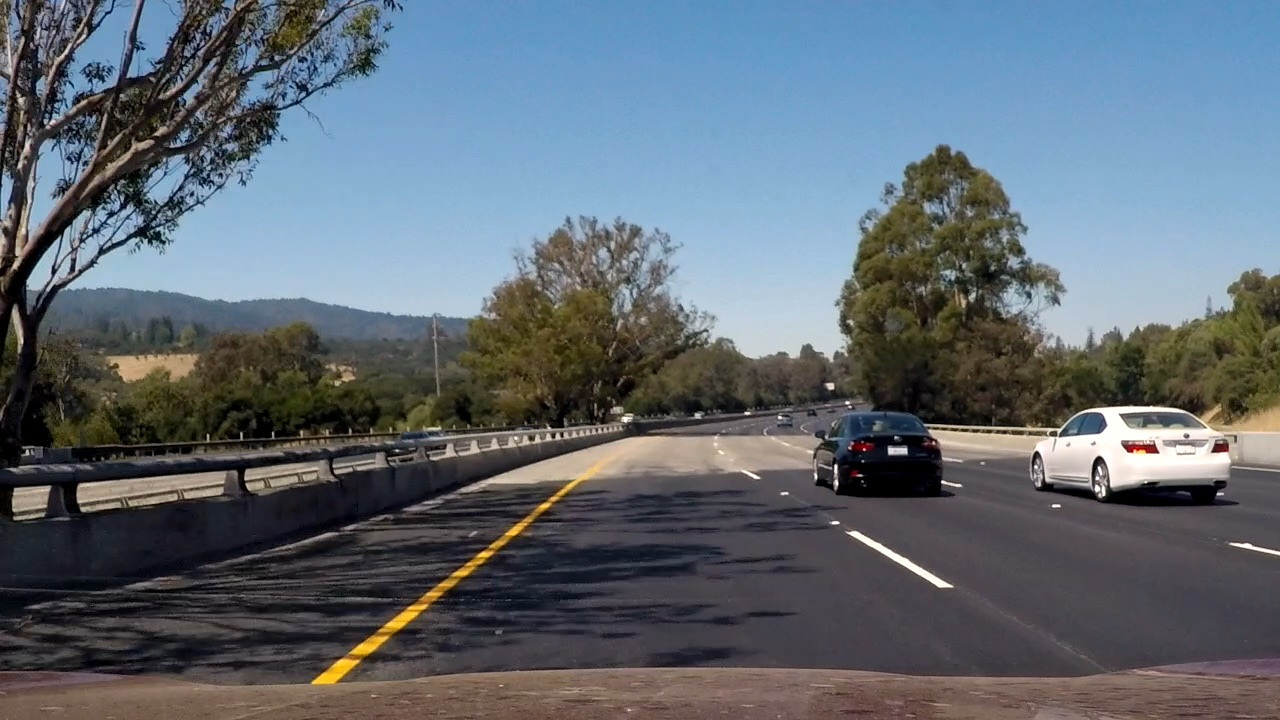
#> input picture test_images/challenge_shadows.jpg, 1280 x 720 px
$ jupyter execute --allow-errors P1-finding_lane_lines.ipynb   (shell and % lines are left out)
#> lines starting #> are read from the running program, lines starting #| are printed output that depends on the picture; after the words box and inside, x2 and y2 are one past the last pixel; in counts of white or black regions, pixels touching at a corner belong together
# Self-Driving Car Engineer Nanodegree

## Project: **Finding Lane Lines on the Road**
***
In this project, you will use the tools you learned about in the lesson to identify lane lines on the road.  You can develop your pipeline on a series of individual images, and later apply the result to a video stream (really just a series of images). Check out the video clip "raw-lines-example.mp4" (also contained in this repository) to see what the output should look like after using the helper functions below.

Once you have a result that looks roughly like "raw-lines-example.mp4", you'll need to get creative and try to average and/or extrapolate the line segments you've detected to map out the full extent of the lane lines.  You can see an example of the result you're going for in the video "P1_example.mp4".  Ultimately, you would like to draw just one line for the left side of the lane, and one for the right.

In addition to implementing code, there is a brief writeup to complete. The writeup should be completed in a separate file, which can be either a markdown file or a pdf document. There is a [write up template](https://github.com/udacity/CarND-LaneLines-P1/blob/master/writeup_template.md) that can be used to guide the writing process. Completing both the code in the Ipython notebook and the writeup template will cover all of the [rubric points](https://review.udacity.com/#!/rubrics/322/view) for this project.

---
Let's have a look at our first image called 'test_images/solidWhiteRight.jpg'.  Run the 2 cells below (hit Shift-Enter or the "play" button above) to display the image.

**Note: If, at any point, you encounter frozen display windows or other confounding issues, you can always start again with a clean slate by going to the "Kernel" menu above and selecting "Restart & Clear Output".**

---

## Import Packages

[cell 1]
#importing some useful packages
import matplotlib.pyplot as plt
import matplotlib.image as mpimg
import numpy as np
import cv2
import os

## Read in an Image

#> (a cell that did not finish here is left out)

## Helper Functions

The draw_lines() helper function has been modified in this section.

[cell 3]
import math

def grayscale(img):
    """Applies the Grayscale transform
    This will return an image with only one color channel
    but NOTE: to see the returned image as grayscale
    (assuming your grayscaled image is called 'gray')
    you should call plt.imshow(gray, cmap='gray')"""
    return cv2.cvtColor(img, cv2.COLOR_RGB2GRAY)
    # Or use BGR2GRAY if you read an image with cv2.imread()
    # return cv2.cvtColor(img, cv2.COLOR_BGR2GRAY)

def canny(img, low_threshold, high_threshold):
    """Applies the Canny transform"""
    return cv2.Canny(img, low_threshold, high_threshold)

def gaussian_blur(img, kernel_size):
    """Applies a Gaussian Noise kernel"""
    return cv2.GaussianBlur(img, (kernel_size, kernel_size), 0)

def region_of_interest(img, vertices):
    """
    Applies an image mask.

    Only keeps the region of the image defined by the polygon
    formed from `vertices`. The rest of the image is set to black.
    """
    #defining a blank mask to start with
    mask = np.zeros_like(img)

    #defining a 3 channel or 1 channel color to fill the mask with depending on the input image
    if len(img.shape) > 2:
        channel_count = img.shape[2]  # i.e. 3 or 4 depending on your image
        ignore_mask_color = (255,) * channel_count
    else:
        ignore_mask_color = 255

    #filling pixels inside the polygon defined by "vertices" with the fill color
    cv2.fillPoly(mask, vertices, ignore_mask_color)

    #returning the image only where mask pixels are nonzero
    masked_image = cv2.bitwise_and(img, mask)
    return masked_image


def draw_lines(img, lines, color=[255, 0, 0], thickness=2):
    """
    NOTE: this is the function you might want to use as a starting point once you want to
    average/extrapolate the line segments you detect to map out the full
    extent of the lane (going from the result shown in raw-lines-example.mp4
    to that shown in P1_example.mp4).

    Think about things like separating line segments by their
    slope ((y2-y1)/(x2-x1)) to decide which segments are part of the left
    line vs. the right line.  Then, you can average the position of each of
    the lines and extrapolate to the top and bottom of the lane.

    This function draws `lines` with `color` and `thickness`.
    Lines are drawn on the image inplace (mutates the image).
    If you want to make the lines semi-transparent, think about combining
    this function with the weighted_img() function below
    """

    right = []
    left = []
    if not isinstance(lines, np.ndarray):
        return
    for line in lines:
        for x1,y1,x2,y2 in line:
            if x2 == x1:
                continue
            slope = ((y2-y1)/(x2-x1))
            if (abs(slope) < .45):
                continue
            if (slope > 0):
                right.append([[x1,y1,x2,y2, slope]])
            else:
                left.append([[x1,y1,x2,y2, slope]])
            # [9 lines of commented-out code are left out]
    imshape = img.shape
    ymax = imshape[0]
    yhalf = int(.4 * ymax)  # a roughly half of image measure, near the region of interest

    cum = 0
    count = 0
    cum_intercept = 0
    xint = 0

    for line in left:
        for x1,y1,x2,y2,slope in line:
            cum += slope
            count +=1
            cum_intercept += y1 - slope*x1
            xint += (ymax - (y1 - slope*x1))/slope

    if count > 0:
        avg_slope = cum/count
        avg_intercept = int(cum_intercept//count)
        avg_xint = int(xint/count)
        cv2.line(img, (avg_xint, ymax), (int(((ymax-yhalf)-(ymax - avg_slope*avg_xint))/avg_slope), ymax - yhalf), [255, 0, 0], 8)

    #print ("right lines", right)
    cum = 0
    count = 0
    cum_intercept = 0
    xint = 0

    for line in right:
        for x1,y1,x2,y2,slope in line:
            cum += slope
            count +=1
            cum_intercept += y1 - slope*x1
            xint += (ymax - (y1 - slope*x1))/slope

    if count > 0:
        avg_slope = cum/count
        avg_intercept = int(cum_intercept//count)
        avg_xint = int(xint/count)
        cv2.line(img, (avg_xint, ymax), (int(((ymax-yhalf)-(ymax - avg_slope*avg_xint))/avg_slope), ymax - yhalf), [255, 0, 0], 8)

def hough_lines(img, rho, theta, threshold, min_line_len, max_line_gap):
    """
    `img` should be the output of a Canny transform.

    Returns an image with hough lines drawn.
    """
    lines = cv2.HoughLinesP(img, rho, theta, threshold, np.array([]), minLineLength=min_line_len, maxLineGap=max_line_gap)
    line_img = np.zeros((img.shape[0], img.shape[1], 3), dtype=np.uint8)
    draw_lines(line_img, lines)
    return line_img

# Python 3 has support for cool math symbols.

def weighted_img(img, initial_img, α=0.8, β=1., λ=0.):
    """
    `img` is the output of the hough_lines(), An image with lines drawn on it.
    Should be a blank image (all black) with lines drawn on it.

    `initial_img` should be the image before any processing.

    The result image is computed as follows:

    initial_img * α + img * β + λ
    NOTE: initial_img and img must be the same shape!
    """
    return cv2.addWeighted(initial_img, α, img, β, λ)

[cell 4]
# Import everything needed to edit/save/watch video clips
from moviepy.editor import VideoFileClip
from IPython.display import HTML

[cell 5]
def process_image(image):
    return process_image_explore(image, 150, 220)

# [5 lines left out: function process_image_test_canny, not called in this run]

def process_filter_yellow_and_white(image):
    # white
    white_pixels = cv2.inRange(image, np.uint8([220, 220, 200]), np.uint8([255, 255, 255]))
    # yellow
    yellow_pixels = cv2.inRange(image, np.uint8([190, 190,   0]), np.uint8([255, 255, 255]))
    yw_pix = cv2.bitwise_or(white_pixels, yellow_pixels)
    filtered_yw = cv2.bitwise_and(image, image, mask = yw_pix)
    return filtered_yw

def process_image_test_yellow_and_white(image):
    # white
    white_pixels = cv2.inRange(image, np.uint8([220, 220, 200]), np.uint8([255, 255, 255]))
    # yellow
    yellow_pixels = cv2.inRange(image, np.uint8([190, 190,   0]), np.uint8([255, 255, 255]))
    yw_pix = cv2.bitwise_or(white_pixels, yellow_pixels)
    filtered_yw = cv2.bitwise_and(image, image, mask = yw_pix)
    gray = grayscale(filtered_yw)
    gaussi = gaussian_blur(gray, 5)
    cannyi = canny(gaussi, 150, 220)
    imshape = gaussi.shape

    vertices = np.array([[(0,imshape[0]),(.49*imshape[1], .58*imshape[0]), (.51*imshape[1], .58*imshape[0]), (imshape[1],imshape[0])]], dtype=np.int32)

    roint = region_of_interest(cannyi, vertices)

    rho = 1              # distance resolution in pixels of the Hough grid
    theta = np.pi/180    # angular resolution in radians of the Hough grid
    threshold = 7        # minimum number of votes (intersections in Hough grid cell)
    min_line_length = 50 # minimum number of pixels making up a line
    max_line_gap = 35    # maximum gap in pixels between connectable line segments

    hough_out = hough_lines(roint, rho, theta, threshold,
                            min_line_length, max_line_gap)
    result = weighted_img(hough_out, image)

    return result

# [28 lines left out: function process_image_explore, not called in this run]

## Test images with a range of canny parameters for low and high thresholds

[cell 6]
test_image = mpimg.imread("test_images/" + "challenge_shadows.jpg")
#> test_image is the input picture: shape (720, 1280, 3); mean R, G, B 96, 105.6, 114.7
plt.figure()
#> (this line was passed over: IPython is not available in this run)
plt.imshow(test_image)
#> (this line was passed over: IPython is not available in this run)

#> (the rest of this cell did not finish here and is left out)

## Helper function for displaying list of images

[cell 7]
def show_list_images(images):
    plt.figure(figsize=(20, 20))
    for i, image in enumerate(images):
        plt.subplot((len(images)+1)//3, 3, i+1)
        plt.imshow(image)
    plt.tight_layout(pad=0.4, w_pad=0.5, h_pad=1.0)
    plt.show()

## Test the yellow and white filter on the test images

[cell 8]
test_image_files = os.listdir("test_images/")
print (test_image_files)
test_image_list = []
out_image_list = []
for test_image_file in test_image_files:
    test_image = mpimg.imread("test_images/" + test_image_file)
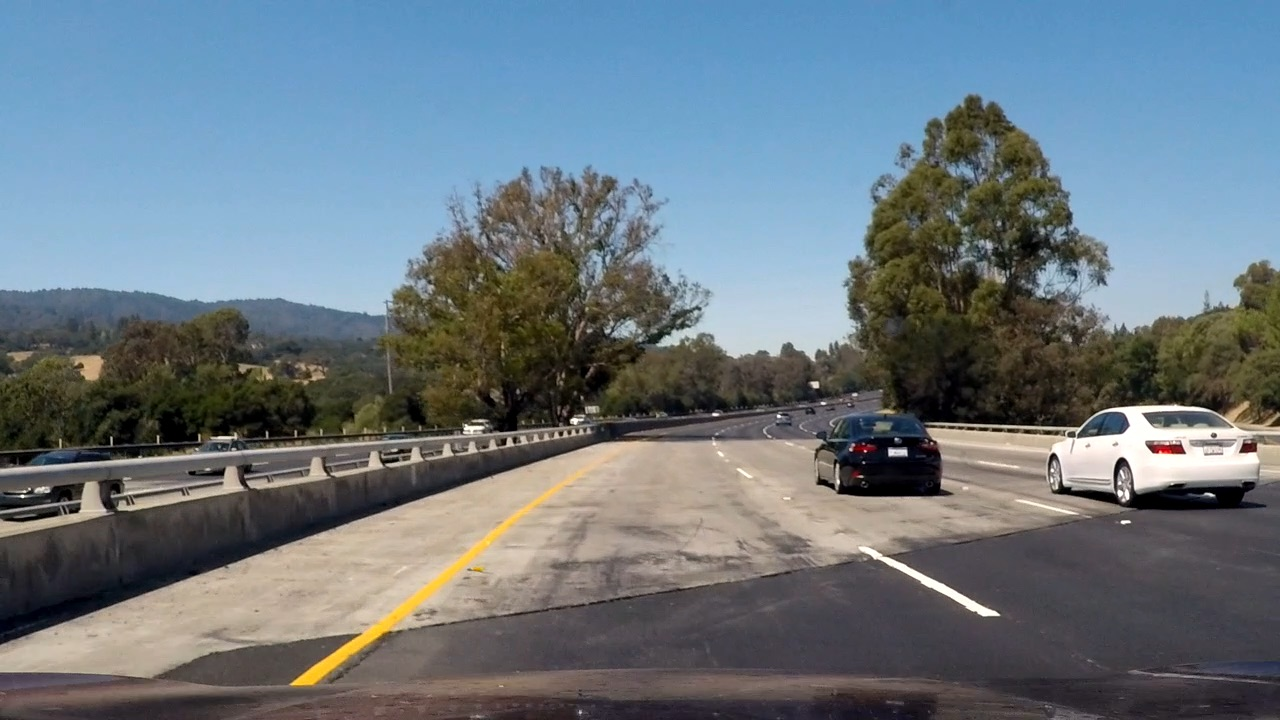
#> input picture test_images/challenge_bridge_yellow.jpg, 1280 x 720 px
#> test_image is the input picture: shape (720, 1280, 3); mean R, G, B 107.1, 119.4, 127.8
    test_image_list.append(test_image)

    proc_out_image = process_filter_yellow_and_white(test_image)
#> in process_filter_yellow_and_white, `white_pixels = cv2.inRange(image, np.uint8([220, 220, 200]), np.uint8(..`:
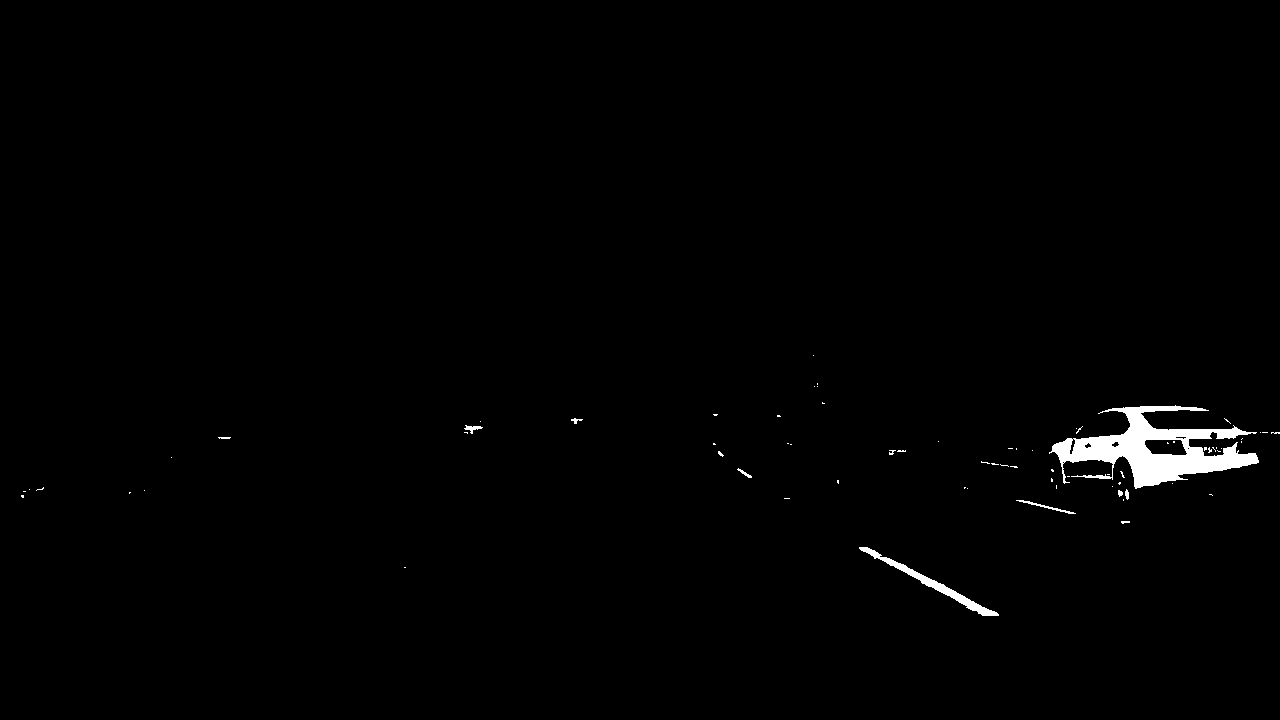
#> white_pixels: shape (720, 1280); 0.95% white; 72 white regions (61 under 20 px), largest, box (x1, y1, x2, y2) and area: (1049, 405, 1259, 489) 7007, (859, 547, 999, 616) 1029, (1016, 500, 1076, 514) 131
#> in process_filter_yellow_and_white, `yellow_pixels = cv2.inRange(image, np.uint8([190, 190,   0]), np.uint8..`: yellow_pixels: shape (720, 1280); 3.3% white; 441 white regions (367 under 20 px), largest, box (x1, y1, x2, y2) and area: (933, 405, 1280, 490) 9997, (291, 442, 644, 685) 7699, (661, 308, 855, 361) 5216
    out_image_list.append(proc_out_image)

#show_list_images(test_image_list)
show_list_images(out_image_list)
#> the loop in show_list_images, `for i, image in enumerate(images):` made 1 pass
#> (the call stopped at in show_list_images, `plt.subplot((len(images)+1)//3, 3, i+1)`: IPython is not available in this run)

## Same yellow and white filter with full pipeline

[cell 9]
test_image_files = os.listdir("test_images/")
print (test_image_files)
test_image_list = []
out_image_list = []
for test_image_file in test_image_files:
    test_image = mpimg.imread("test_images/" + test_image_file)
    test_image_list.append(test_image)

    proc_out_image = process_image_test_yellow_and_white(test_image)
#> in canny, `return cv2.Canny(img, low_threshold, high_threshold)`: returned value: shape (720, 1280); 1.2% white in thin lines or dots, all inside (x1, y1, x2, y2) = (0, 303, 1280, 686)
#> in region_of_interest, `cv2.fillPoly(mask, vertices, ignore_mask_color)`: mask: shape (720, 1280); 21.5% white; 1 white region, box (x1, y1, x2, y2) and area: (2, 417, 1279, 720) 197728
#> in region_of_interest, `masked_image = cv2.bitwise_and(img, mask)`:
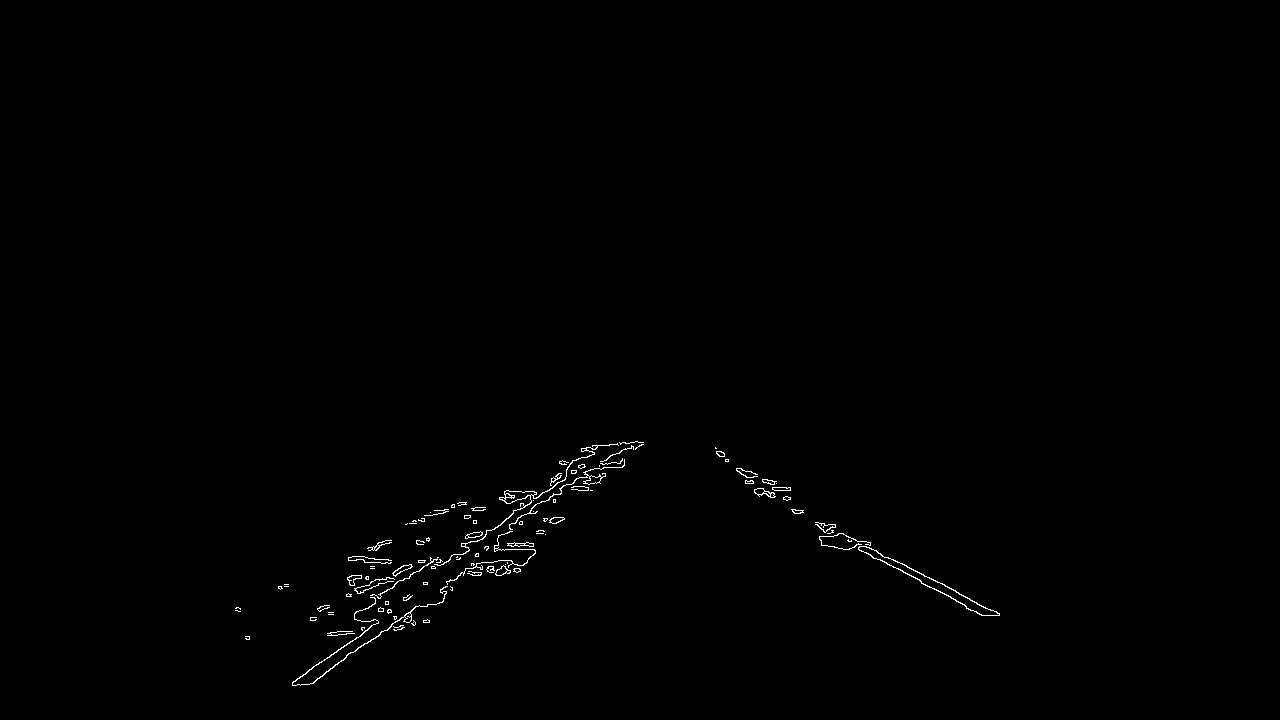
#> masked_image: shape (720, 1280); 0.45% white in thin lines or dots, all inside (x1, y1, x2, y2) = (235, 441, 1000, 686)
#> in hough_lines, `lines = cv2.HoughLinesP(img, rho, theta, threshold, np.array([]), minL..`: lines = 130 rows, first 6: [292, 683, 469, 550], [306, 684, 543, 518], [494, 528, 557, 517], [820, 528, 984, 615], [465, 518, 518, 491], [374, 598, 472, 537]
#> the loop in draw_lines, `for line in lines:` made 130 passes
#> line on passes 1 to 12: [[292, 683, 469, 550]], [[306, 684, 543, 518]], [[494, 528, 557, 517]], [[820, 528, 984, 615]], [[465, 518, 518, 491]], [[374, 598, 472, 537]], [[434, 568, 603, 445]], [[754, 489, 999, 614]], [[508, 503, 565, 479]], [[317, 609, 418, 560]], [[319, 611, 423, 560]], [[476, 556, 626, 443]]
#> after the loop in draw_lines, `for line in lines:`: left = 65 items; right = 25 items
#> the loop in draw_lines, `for line in left:` made 65 passes
#> line on passes 1 to 12: [[292, 683, 469, 550, -0.751]], [[306, 684, 543, 518, -0.7]], [[465, 518, 518, 491, -0.509]], [[374, 598, 472, 537, -0.622]], [[434, 568, 603, 445, -0.728]], [[317, 609, 418, 560, -0.485]], [[319, 611, 423, 560, -0.49]], [[476, 556, 626, 443, -0.753]], [[310, 683, 546, 518, -0.699]], [[516, 572, 628, 443, -1.15]], [[553, 500, 589, 447, -1.47]], [[456, 557, 605, 445, -0.752]]
#> after the loop in draw_lines, `for line in left:`: count = 65; cum = -69.19; cum_intercept = 68167; xint = 17102.4
#> in draw_lines, `avg_slope = cum/count`: avg_slope = -1.06
#> in draw_lines, `avg_intercept = int(cum_intercept//count)`: avg_intercept = 1048
#> in draw_lines, `avg_xint = int(xint/count)`: avg_xint = 263
#> the loop in draw_lines, `for line in right:` made 25 passes
#> line on passes 1 to 12: [[820, 528, 984, 615, 0.53]], [[754, 489, 999, 614, 0.51]], [[716, 452, 852, 547, 0.699]], [[755, 473, 821, 541, 1.03]], [[452, 504, 518, 565, 0.924]], [[737, 471, 790, 498, 0.509]], [[756, 489, 999, 613, 0.51]], [[465, 536, 517, 565, 0.558]], [[508, 490, 564, 519, 0.518]], [[815, 524, 986, 615, 0.532]], [[464, 502, 510, 570, 1.48]], [[368, 550, 382, 611, 4.36]]
#> after the loop in draw_lines, `for line in right:`: count = 25; cum = 38.94; cum_intercept = -6127.7; xint = 22381.2
#> in draw_lines, `avg_slope = cum/count`: avg_slope = 1.56
#> in draw_lines, `avg_intercept = int(cum_intercept//count)`: avg_intercept = -246
#> in draw_lines, `avg_xint = int(xint/count)`: avg_xint = 895
#> in draw_lines, `cv2.line(img, (avg_xint, ymax), (int(((ymax-yhalf)-(ymax - avg_slope*a..`: img: shape (720, 1280, 3); mean of channels 0, 1, 2 1.8, 0, 0
#> in weighted_img, `return cv2.addWeighted(initial_img, α, img, β, λ)`:
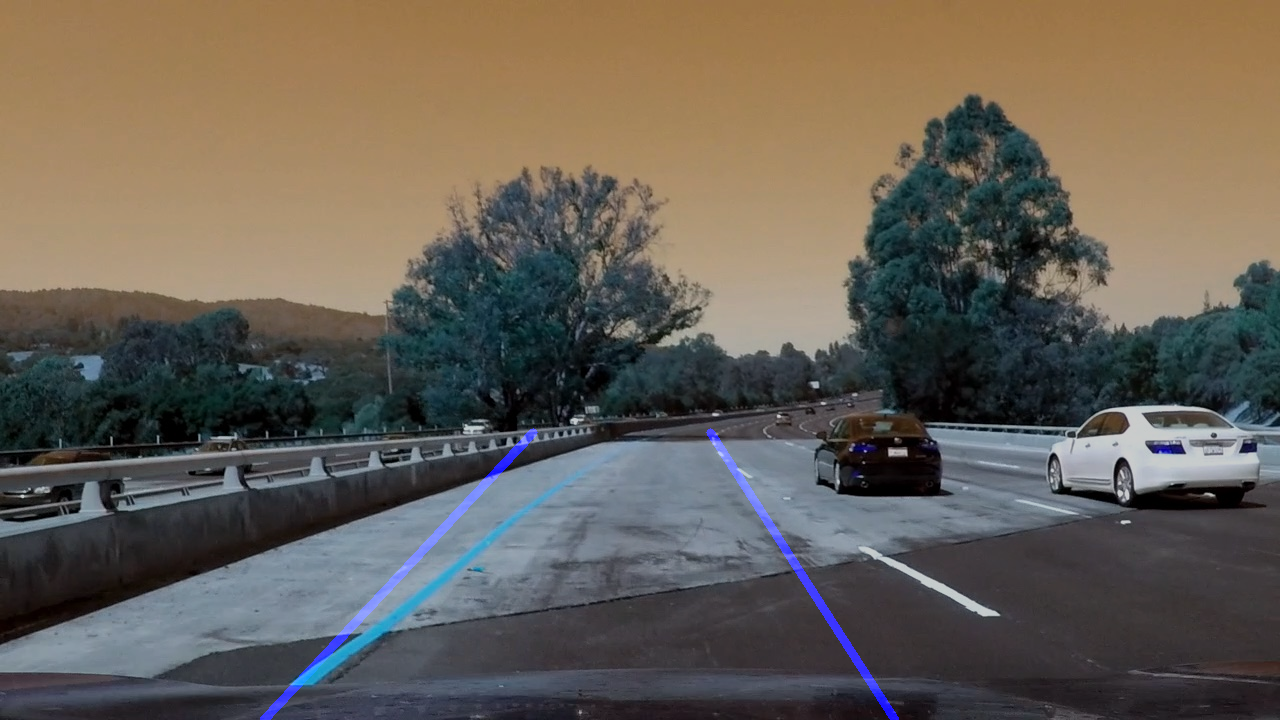
#> returned value: shape (720, 1280, 3); mean of channels 0, 1, 2 86.7, 95.5, 102.2; drawn as B, G, R
    out_image_list.append(proc_out_image)

#show_list_images(test_image_list)
show_list_images(out_image_list)
#> (the call stopped at in show_list_images, `plt.subplot((len(images)+1)//3, 3, i+1)`: IPython is not available in this run)
